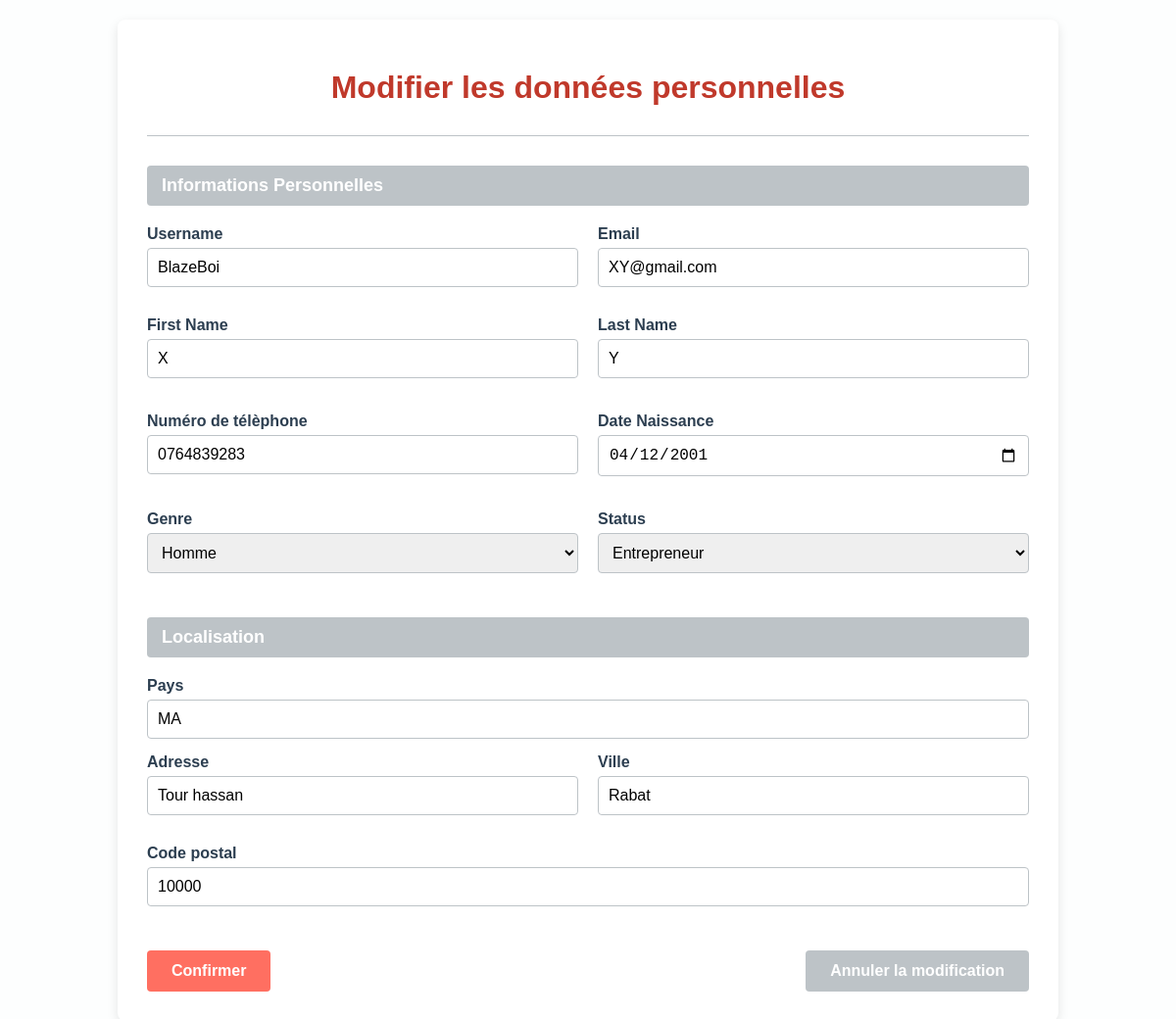
The app's page /app1/edit_profile/BlazeBoi/ (signed in) with its own data.
### app1/models.py (models this page shows)
class CustomUser(AbstractUser):
    SEX_TYPES = [
        ('Homme' , 'Homme'),
        ('Femme' , 'Femme'),
    ]
    Status_Types = [
        ('Admin','Admin'),
        ('Visiteur','Visiteur'),
        ('Étudiant' , 'Étudiant'),
        ('Entrepreneur' , 'Entrepreneur') ,
    ]
    email = models.EmailField(unique=True)
    pays = CountryField(default='MA')
    date_naissance = models.DateField(blank=True , null= True )
    ville = models.CharField(max_length=255,blank=True,null=True)
    adress = models.CharField(max_length=255,blank=True,null=True)
    code_postal = models.BigIntegerField(blank=True,null=True)
    phone_number = models.CharField(max_length=15, blank=True, null=True)
    genre = models.CharField(max_length=255,choices=SEX_TYPES,default="Homme")
    status = models.CharField(max_length=255,choices=Status_Types,default="Visiteur")
    ProfileImage = models.ImageField(upload_to="profileimage/" , default="profileimage/default.png")
    Email_Verifiyed = models.DateField(auto_now=False, auto_now_add=False,blank=True,null=True)
    activation = models.BooleanField(default=False)
    date_created = models.DateTimeField(default=timezone.now)

### app1/views.py (the view)
# urls.py: path('edit_profile/<str:username>/',edit_profile,name="editprofile"),
@login_required(login_url='/app1/login/')
def edit_profile(request,username):
    user = request.user
    if request.method == 'POST':
        form = CustomUserUpdateForm(request.POST, request.FILES, instance=user)
        if form.is_valid():
            if user.status == "Étudiant":
                etudiant = Etudiant.objects.get(user = user)
                etudiant.universite = request.POST.get('universite')
                etudiant.niveau_scolaire = request.POST.get('niveau_scolaire')
                if request.POST.get('bourse') == "Boursier" :
                    etudiant.bourse = True
                    etudiant.montant_bourse = request.POST.get('montant_bourse')
                else :
                    etudiant.bourse = False
                    etudiant.montant_bourse = 0.00
                if request.POST.get('job_etudiant') == "Employé" :
                    etudiant.job_etudiant = True
                    etudiant.job_etudiant_name = request.POST.get('job_etudiant_name')
                    etudiant.job_etudiant_revenu = request.POST.get('job_etudiant_revenu')
                else :
                    etudiant.job_etudiant = False
                    etudiant.job_etudiant_name = ""
                    etudiant.job_etudiant_revenu = 0.00
                etudiant.save()
            form.save()
            messages.success(request,'Modification de vos données avec succés')
            return redirect('profilepage',request.user.username)
    else:
        form = CustomUserUpdateForm(instance=user)
    return render(request, 'private/edit_profile.html', {'form': form})

### templates/private/edit_profile.html (shortened to what this page needs)
<!DOCTYPE html>
<html lang="fr">
<head>
</head>
<body>
    <div class="container">
        <header>
            <h1> {% if request.user.activation %}Modifier les données personnelles{% else %}Compléter l'inscription{% endif %}</h1>
        </header>
        <form action="{% url "editprofile" request.user.username %}" id="locationForm" method="POST" enctype="multipart/form-data">
            <div class="form-section">
                <h2 class="section-title">Informations Personnelles</h2>
                <div class="form-row">
                    <div class="form-group">
                        <label for="surface">Username</label>
                        {{form.username}}
                    </div>
                    <div class="form-group">
                        <label for="rooms">Email</label>
                        {{form.email}}
                    </div>
                </div>
                <div class="form-row">
                    <div class="form-group">
                        <label for="propertyType">First Name</label>
                        {{form.first_name}}
                    </div>
                    <div class="form-group">
                        <label for="furnished">Last Name</label>
                        {{form.last_name}}
                    </div>
                    <div class="form-group">
                        <label for="phone_number">Numéro de télèphone</label>
                        {{form.phone_number}}
                    </div>
                    <div class="form-group">
                        <label for="date_naissance">Date Naissance</label>
                        {{form.date_naissance}}
                    </div>
                    <div class="form-group">
                        <label for="genre">Genre</label>
                        {{form.genre}}
                    </div>
                    <div class="form-group">
                        <label for="status">Status</label>
                        {{form.status}}
                    </div>
                </div>
            </div>
            <div class="form-section">
                <h2 class="section-title">Localisation</h2>
                <div class="form-group">
                    <label for="bedrooms">Pays</label>
                    {{form.pays}}
                </div>
                <div class="form-row">
                    <div class="form-group">
                        <label for="address">Adresse</label>
                        {{form.adress}}
                    </div>
                    <div class="form-group">
                        <label for="city">Ville</label>
                        {{form.ville}}
                    </div>
                </div>
                <div class="form-row">
                    <div class="form-group">
                        <label for="location_name">Code postal</label>
                        {{form.code_postal}}
                    </div>
                </div>
            </div>
            <div class="buttons">
                <button type="submit" class="btn btn-primary">Confirmer</button>
                <a href="{% url "homepage" %}" style="text-decoration:none;" type="button" class="btn btn-secondary">Annuler la modification</a>
            </div>
        </form>
    </div>
</body>
</html>

### templates/private/edit_profile.html (style rules this page uses)
:root { --color-primary: #C0392B; --color-accent: #E74C3C; --color-background: #FDFEFE; --color-text: #2C3E50; --color-cta: #FF6F61; --color-secondary: #BDC3C7; --color-white: #FFFFFF; --color-border: #BDC3C7; }
body { font-family: 'Arial', sans-serif; background-color: var(--color-background); color: var(--color-text); margin: 0; padding: 20px; }
.container { max-width: 900px; margin: 0 auto; background-color: var(--color-white); border-radius: 8px; box-shadow: 0 4px 12px rgba(0, 0, 0, 0.1); padding: 30px; }
header { text-align: center; margin-bottom: 30px; padding-bottom: 20px; border-bottom: 1px solid var(--color-border); }
h1 { color: var(--color-primary); margin-bottom: 10px; }
.form-section { margin-bottom: 30px; }
.section-title { background-color: var(--color-secondary); color: var(--color-white); padding: 10px 15px; border-radius: 4px; margin-bottom: 20px; font-size: 18px; }
.form-row { display: flex; flex-wrap: wrap; margin-bottom: 15px; gap: 20px; }
.form-group { flex: 1 1 300px; margin-bottom: 15px; }
label { display: block; margin-bottom: 5px; font-weight: bold; color: var(--color-text); }
input, select, textarea { width: 100%; padding: 10px; border: 1px solid var(--color-border); border-radius: 4px; font-size: 16px; box-sizing: border-box; }
.buttons { display: flex; justify-content: space-between; margin-top: 30px; }
.btn { padding: 12px 25px; border: none; border-radius: 4px; font-size: 16px; font-weight: bold; cursor: pointer; transition: all 0.3s; }
.btn-primary { background-color: var(--color-cta); color: var(--color-white); }
.btn-secondary { background-color: var(--color-secondary); color: var(--color-white); }

### records on screen
CustomUser: username "BlazeBoi", email "XY@gmail.com", first_name "X", last_name "Y", phone_number "0764839283", date_naissance "04/12/2001", genre "Homme", status "Entrepreneur", pays "MA", adress "Tour hassan", ville "Rabat", code_postal "10000"
